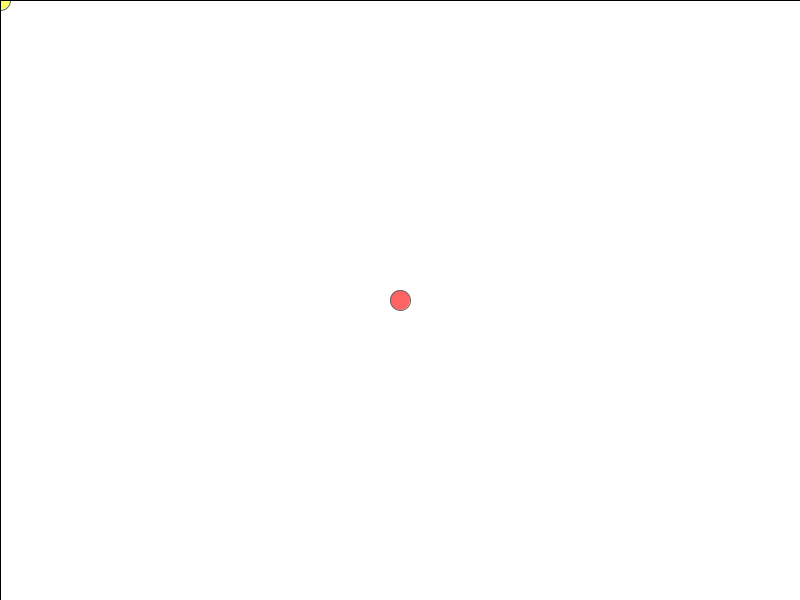
Frame 1 (no input)
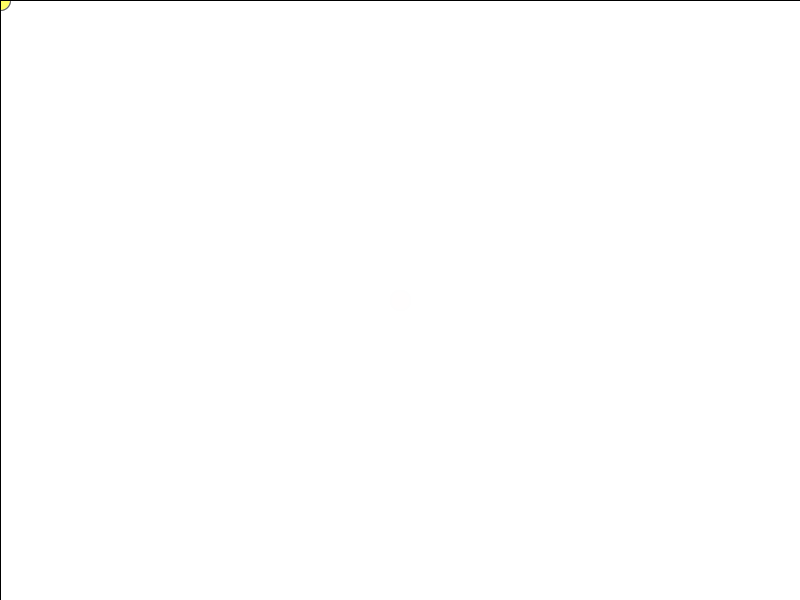
Frame 60 (the mouse pressed at the canvas centre just before this capture)
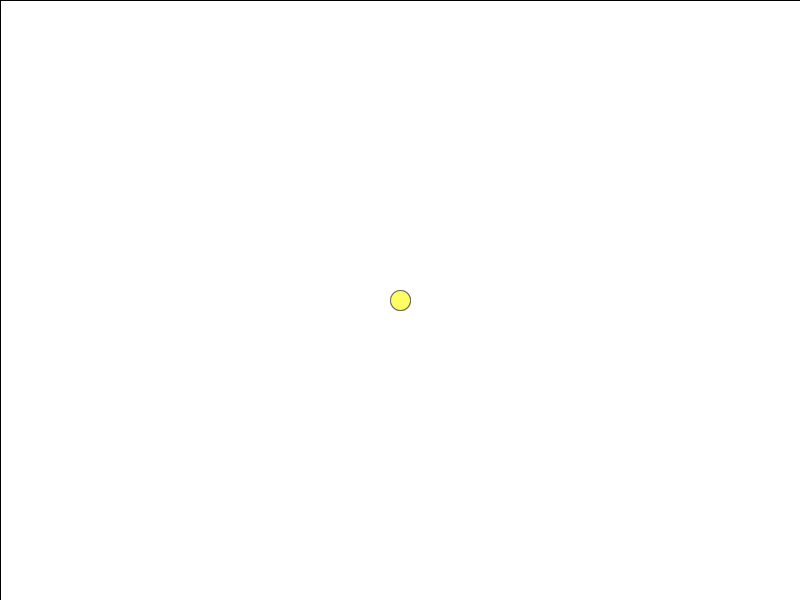
Frame 120 (the mouse held since frame 60 and released just before this capture)

The Processing sketch that drew these frames (run headless with seeded random() and noise(); from frame 60 on, the mouse is pressed at the canvas centre):

// Processing sketch: processing_29810
// ── processing_29810.pde

//codigo que so corre uma vez
void setup()
{
  size (800,600);
  background(255);
  smooth();
  
  fill(255,0,0);
  ellipse(width/2, height/2,20,20); 
  
  

}

void draw()
{
  //background(255);
  fill(255,255,0);
  ellipse(mouseX, mouseY,20,20);
  fill(255,100);
  rect(0,0,width,height);

}
